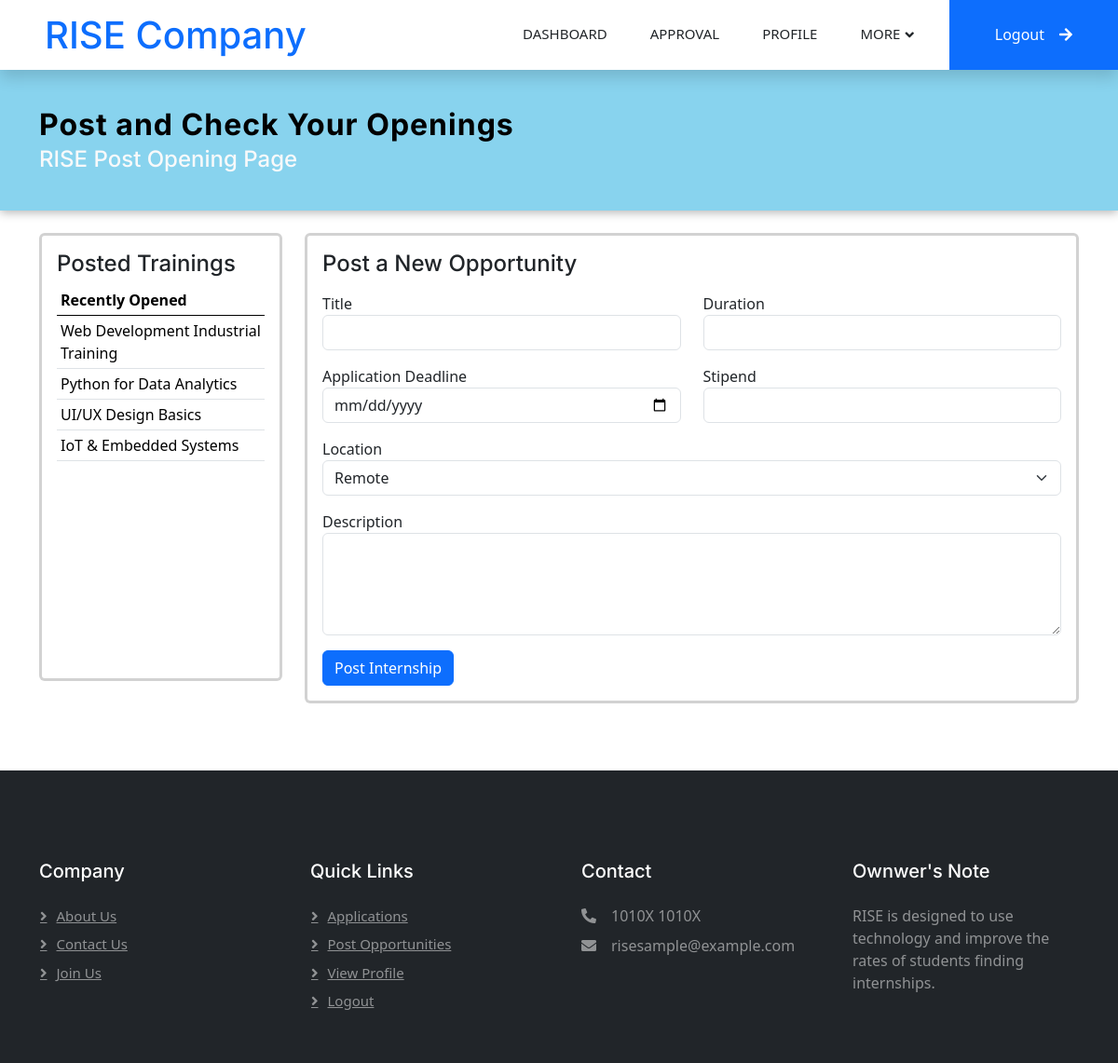
Screenshot of /company/companyOpportunities.php?id=3 with the database file from the repository.
### tables this page shows
CREATE TABLE `internships` (
  `id` int(11) NOT NULL,
  `company_id` int(11) DEFAULT NULL,
  `title` varchar(150) DEFAULT NULL,
  `description` text DEFAULT NULL,
  `location` varchar(100) DEFAULT NULL,
  `duration` varchar(50) DEFAULT NULL,
  `stipend` varchar(50) DEFAULT NULL,
  `last_date` date DEFAULT NULL,
  `status` enum('open','closed') DEFAULT 'open',
  `created_at` timestamp NOT NULL DEFAULT current_timestamp()
);

### company/companyOpportunities.php (the view, shortened to what this page needs)
<?php
$company_id = $_SESSION['company_id'];
include("companyHeader.php");
include('../dbms/connection.php');
$check = mysqli_query($db, "SELECT id FROM companies WHERE user_id = '$company_id'");
if ($check && mysqli_num_rows($check) > 0) {
    $row = mysqli_fetch_assoc($check);
    $selected_id = $row['id'];
}
$internships = [];
$fetch_query = "SELECT id, title FROM internships WHERE company_id = '$selected_id' ORDER BY created_at DESC";
$fetch_result = mysqli_query($db, $fetch_query);
if (mysqli_num_rows($fetch_result) > 0) {
    while ($row = mysqli_fetch_assoc($fetch_result)) {
        $internships[] = $row;
    }
}
?>
<div class="container-fluid text-white" style="background: rgba(136, 211, 238, 1); padding: 40px 0; box-shadow: 0 2px 10px rgba(0,0,0,0.3);">
    <div class="container">
        <div class="d-flex flex-column flex-md-row justify-content-between align-items-center">
            <div>
                <h2 class="fw-bold mb-1 text-black" style="letter-spacing: 1px;">Post and Check Your Openings</h2>
                <h4 class="mb-0 text-light">RISE Post Opening Page</h4>
            </div>
        </div>
    </div>
</div>
<div class="container py-4">
    <div class="row">
        <div class="col-md-3 mb-4">
            <div class="card border-3 h-100">
                <div class="card-body">
                    <h4 class="card-title">Posted Trainings</h4>
                    <table class="table table-hover table-sm">
                        <thead><tr><th>Recently Opened</th></tr></thead>
                        <tbody>
                            <?php
                            if (!empty($internships)) {
                                foreach ($internships as $item) {
                                    echo "<tr><td>" . htmlspecialchars($item['title']) . "</td></tr>";
                                }
                            } else {
                                echo "<tr><td>No internships posted yet.</td></tr>";
                            }
                            ?>
                        </tbody>
                    </table>
                </div>
            </div>
        </div>
        <div class="col-md-9">
            <div class="card border-3">
                <div class="card-body">
                    <h4 class="mb-3">Post a New Opportunity</h4>
                    <form method="POST">
                        <div class="row">
                            <div class="col-md-6 mb-3">
                                <label>Title</label>
                                <input type="text" class="form-control" name="title" required>
                            </div>
                            <div class="col-md-6 mb-3">
                                <label>Duration</label>
                                <input type="text" class="form-control" name="duration">
                            </div>
                        </div>
                        <div class="row">
                            <div class="col-md-6 mb-3">
                                <label>Application Deadline</label>
                                <input type="date" class="form-control" name="last_date">
                            </div>
                            <div class="col-md-6 mb-3">
                                <label>Stipend</label>
                                <input type="text" class="form-control" name="stipend">
                            </div>
                        </div>
                        <div class="mb-3">
                            <label>Location</label>
                            <select class="form-select" name="location">
                                <option value="Remote">Remote</option>
                            </select>
                        </div>
                        <div class="mb-3">
                            <label>Description</label>
                            <textarea class="form-control" name="description" rows="4" required></textarea>
                        </div>
                        <button type="submit" class="btn btn-primary">Post Internship</button>
                    </form>
                </div>
            </div>
        </div>
    </div>
</div>
<?php include("companyFooter.php"); ?>

### css/style.css (style rules this page uses)
.btn { font-family: 'Inter', sans-serif; font-weight: 600; transition: .5s; }
.btn.btn-primary, .btn.btn-secondary { color: #FFFFFF; }
body { background: #f4f4f4; font-family: "Segoe UI", sans-serif; }

### rows the page displays
internships: title "Web Development Industrial Training"
internships: title "Python for Data Analytics"
internships: title "UI/UX Design Basics"
internships: title "IoT & Embedded Systems"
